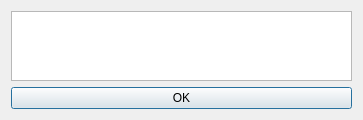
<?xml version="1.0" encoding="UTF-8"?>
<ui version="4.0">
 <class>InfoPanel</class>
 <widget class="QDialog" name="InfoPanel">
  <property name="geometry">
   <rect>
    <x>0</x>
    <y>0</y>
    <width>363</width>
    <height>107</height>
   </rect>
  </property>
  <property name="windowTitle">
   <string>Dialog</string>
  </property>
  <layout class="QGridLayout" name="gridLayout">
   <item row="0" column="0">
    <widget class="QTextBrowser" name="textBrowser">
     <property name="whatsThis">
      <string>&lt;html&gt;&lt;head/&gt;&lt;body&gt;&lt;p align=&quot;center&quot;&gt;&lt;br/&gt;&lt;/p&gt;&lt;/body&gt;&lt;/html&gt;</string>
     </property>
     <property name="html">
      <string>&lt;!DOCTYPE HTML PUBLIC &quot;-//W3C//DTD HTML 4.0//EN&quot; &quot;http://www.w3.org/TR/REC-html40/strict.dtd&quot;&gt;
&lt;html&gt;&lt;head&gt;&lt;meta name=&quot;qrichtext&quot; content=&quot;1&quot; /&gt;&lt;style type=&quot;text/css&quot;&gt;
p, li { white-space: pre-wrap; }
&lt;/style&gt;&lt;/head&gt;&lt;body style=&quot; font-family:'Ubuntu'; font-size:11pt; font-weight:400; font-style:normal;&quot;&gt;
&lt;p align=&quot;center&quot; style=&quot;-qt-paragraph-type:empty; margin-top:0px; margin-bottom:0px; margin-left:0px; margin-right:0px; -qt-block-indent:0; text-indent:0px;&quot;&gt;&lt;br /&gt;&lt;/p&gt;&lt;/body&gt;&lt;/html&gt;</string>
     </property>
    </widget>
   </item>
   <item row="1" column="0">
    <widget class="QPushButton" name="pushButton">
     <property name="text">
      <string>OK</string>
     </property>
    </widget>
   </item>
  </layout>
 </widget>
 <resources/>
 <connections/>
</ui>
